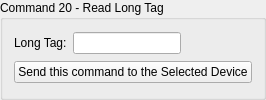
             <widget class="QGroupBox" name="command_20_group">
              <property name="title">
               <string>Command 20 - Read Long Tag</string>
              </property>
              <layout class="QVBoxLayout" name="verticalLayout_27">
               <item>
                <layout class="QHBoxLayout" name="horizontalLayout_65">
                 <item>
                  <widget class="QLabel" name="label_60">
                   <property name="text">
                    <string>Long Tag:</string>
                   </property>
                  </widget>
                 </item>
                 <item>
                  <widget class="QLineEdit" name="lineEdit_command20_long_tag">
                   <property name="readOnly">
                    <bool>true</bool>
                   </property>
                  </widget>
                 </item>
                 <item>
                  <spacer name="horizontalSpacer_85">
                   <property name="orientation">
                    <enum>Qt::Horizontal</enum>
                   </property>
                   <property name="sizeHint" stdset="0">
                    <size>
                     <width>40</width>
                     <height>20</height>
                    </size>
                   </property>
                  </spacer>
                 </item>
                </layout>
               </item>
               <item alignment="Qt::AlignRight">
                <widget class="QPushButton" name="send_command20_button">
                 <property name="text">
                  <string>Send this command to the Selected Device</string>
                 </property>
                </widget>
               </item>
              </layout>
             </widget>
